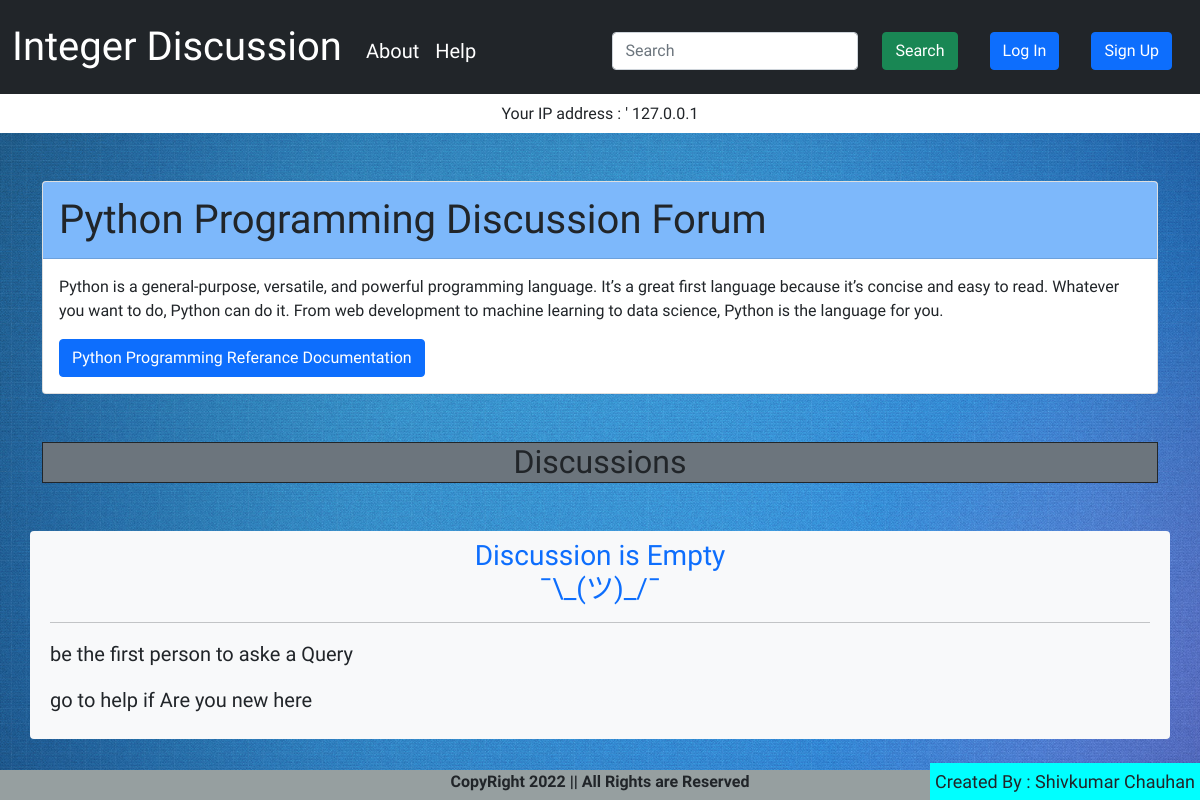
Screenshot of /threads.php?thread_id=1 with the database file from the repository.
### tables this page shows
CREATE TABLE `categories` (
  `thread_id` int(10) NOT NULL,
  `thread_title` text NOT NULL,
  `thread_description` text NOT NULL,
  `timestamp` timestamp NOT NULL DEFAULT current_timestamp() ON UPDATE current_timestamp(),
  `referance_documentation` text NOT NULL
);

### threads.php (the view, shortened to what this page needs)
<!DOCTYPE html>
<html lang="en">
<head>
    <link href="https://cdn.jsdelivr.net/npm/bootstrap@5.0.0-beta1/dist/css/bootstrap.min.css" rel="stylesheet">
    <link rel="stylesheet" href="style.css">
</head>
<body>
    <?php
    include 'header.php';
    include 'dbconnect.php';
    $thread_id = $_GET['thread_id'];
    ?>
<h3 class="text-center" style="background:white;padding:10px;font-size:inherit;">Your IP address : '
<?php echo $_SERVER['REMOTE_ADDR'];?>
</h3>
    <?php
    $sql = "SELECT*FROM categories WHERE thread_id=$thread_id";
    $result = mysqli_query($conn, $sql);
    while ($row = mysqli_fetch_assoc($result)) {
        $thread_title = $row['thread_title'];
        $thread_description = $row['thread_description'];
        $referance_documentation = $row['referance_documentation'];
        echo ' <div class="container mt-5">
        <div class="card cardhead">
            <div class="card-header fs-1 cardheader">
                ' . $thread_title . ' Discussion Forum
            </div>
            <div class="card-body">
                <p class="card-text">' . $thread_description . '</p>
                <a href="' . $referance_documentation . '" class="btn btn-primary">' . $thread_title . ' Referance Documentation</a>
            </div>
        </div>
    </div>';
    }
    ?>
    <div class="container mt-5">
        <h1 class="fs-2 border border-dark text-center bg-secondary">
            Discussions
        </h1>
    </div>
    <div class="container bg-light rounded-2">
        <?php
        $sql = "SELECT* FROM threads WHERE thread_cat_id=$thread_id ORDER BY topic_id DESC";
        $result = mysqli_query($conn, $sql);
        if (mysqli_num_rows($result) > 0) {
            while ($row = mysqli_fetch_assoc($result)) {
                $topic_id = $row['topic_id'];
                $topic_title = $row['topic_title'];
                $topic_description = $row['topic_description'];
                $posted_by = $row['posted_by'];
                $timestamp = $row['timestamp'];
                echo '
                <div class="media my-5">
                        <div class="media-left d-inline">
                            <img class="media-object" src="https://thumbs.dreamstime.com/b/default-avatar-profile-trendy-style-social-media-user-icon-187599373.jpg" width="40" alt="...">
                        </div>
                        <h4 class="media-heading d-inline"> <a href="thread.php?topic_id=' . $topic_id . '"> <strong>' . $topic_title . '</strong></a></h4>
                        <div class="media-body">' . $topic_description . '
                        </div>
                        <div class="container mt-3">
                            posted by <strong> ' . $posted_by . '</strong> at <strong>' . $timestamp . '</strong>
                        </div>
                    </div>
                    <hr>';
            }
        } else {
            echo '<div class="container p-2 my-5">
            <h3 class="text-primary text-center">
                Discussion is Empty
                <br>¯\_(ツ)_/¯
            </h3>
            <hr>
            <p class="text-dark fs-5">
                be the first person to aske a Query
            </p>
            <p class="text-dark fs-5">
                go to help if Are you new here
            </p>
        </div>';
        }
        ?>
    </div>
    <?php
    include 'footer.php';
    ?>
</body>
</html>

### header.php (shortened to what this page needs)
<?php
if (isset($_SESSION['username'])) {
  echo '<nav class="navbar navbar-expand-lg navbar-dark bg-dark">
    <div class="container-fluid ">
      <a class="navbar-brand fs-1" href="index.php">Integer Pointer Forum</a>
      <button class="navbar-toggler" type="button" data-bs-toggle="collapse" data-bs-target="#navbarSupportedContent" aria-controls="navbarSupportedContent" aria-expanded="false" aria-label="Toggle navigation">
        <span class="navbar-toggler-icon"></span>
      </button>
      <div class="collapse navbar-collapse mt-2" id="navbarSupportedContent">
        <ul class="navbar-nav me-auto mb-2 mb-lg-0">
          <li class="nav-item">
            <a class="nav-link active fs-5" aria-current="page" href="about.php">About</a>
          </li>
          <li class="nav-item">
            <a class="nav-link active fs-5" href="help.php">Help</a>
          </li>';
  if (isset($_SESSION['username'])) {
    if ($_SESSION['username'] == "Sksingh") {
      echo '<li class="nav-item">
          <a class="nav-link active fs-5" href="Sk.php">Upload files</a>
        </li>
        <li class="nav-item">
          <a class="nav-link active fs-5" href="extract.php">Download files</a>
        </li>
        ';
    }
  }
  echo '
        </ul>
        <form class="d-flex" action="search.php" method="get">
          <input class="form-control me-2" type="search" name="search" placeholder="Search" aria-label="Search" required>
          <button class="btn btn-success mx-3" type="submit" >Search</button>
        </form>
        <p class="nav-item text-light fs-4 my-auto">Hello ';
  echo $_SESSION["username"];
  echo '</p>
      <button type="button" class="btn btn-primary m-3" onclick="window.location=';
  echo "'";
  echo 'logout.php';
  echo "'";
  echo '">
          Log Out
      </button>
      </div>
    </div>
  </nav>';
} else {
  echo '<nav class="navbar navbar-expand-lg navbar-dark bg-dark">
    <div class="container-fluid ">
      <a class="navbar-brand fs-1" href="index.php">Integer Discussion</a>
      <button class="navbar-toggler" type="button" data-bs-toggle="collapse" data-bs-target="#navbarSupportedContent" aria-controls="navbarSupportedContent" aria-expanded="false" aria-label="Toggle navigation">
        <span class="navbar-toggler-icon"></span>
      </button>
      <div class="collapse navbar-collapse mt-2" id="navbarSupportedContent">
        <ul class="navbar-nav me-auto mb-2 mb-lg-0">
          <li class="nav-item">
            <a class="nav-link active fs-5" aria-current="page" href="about.php">About</a>
          </li>
          <li class="nav-item">
            <a class="nav-link active fs-5" href="help.php">Help</a>
          </li>
        </ul>
        <form class="d-flex" action="search.php" method="get">
          <input class="form-control me-2" type="search" name="search" placeholder="Search" aria-label="Search" required>
          <button class="btn btn-success mx-3" type="submit">Search</button>
        </form>
      <button type="button" class="btn btn-primary m-3" data-bs-toggle="modal" data-bs-target="#loginModal">
          Log In
      </button>
      <button type="button" class="btn btn-primary m-3" data-bs-toggle="modal" data-bs-target="#signupModal">
          Sign Up
      </button>
      </div>
    </div>
  </nav>';
}
?>
<div class="author">Created By : Shivkumar Chauhan</div>

### footer.php
<footer class="footer">
  <div class="container d-flex justify-content-center">
    <p>CopyRight <?php echo date('Y'); ?> || All Rights are Reserved</p>
  </div>
</footer>

### style.css (style rules this page uses)
body { margin-bottom: 40px; font-family: 'Architects Daughter', cursive; background: url("bg.jpg"); background-repeat: no-repeat; background-size: cover; background-attachment: fixed; word-wrap: break-word; }
.footer { position: fixed; height: 30px; bottom: 0; display: block; width: 100%; background-color: rgb(150, 159, 160); font-weight: bold; }
.cardheader { background-color: rgb(125 184 251) !important; }

### header.php (style rules this page uses)
.author { position: fixed; bottom: 0; right: 0px; background-color: aqua; padding: 5px; font-size: 18px; z-index: 100; }

### rows the page displays
categories: thread_title "Python Programming", thread_description "Python is a general-purpose, versatile, and powerful programming language. It’s a great first language because it’s concise and easy to read. Whatever you want to do, Python can do it. From web development to machine learning to data science, Python is the language for you."

### other values shown
$_SERVER['REMOTE_ADDR'] "127.0.0.1"
